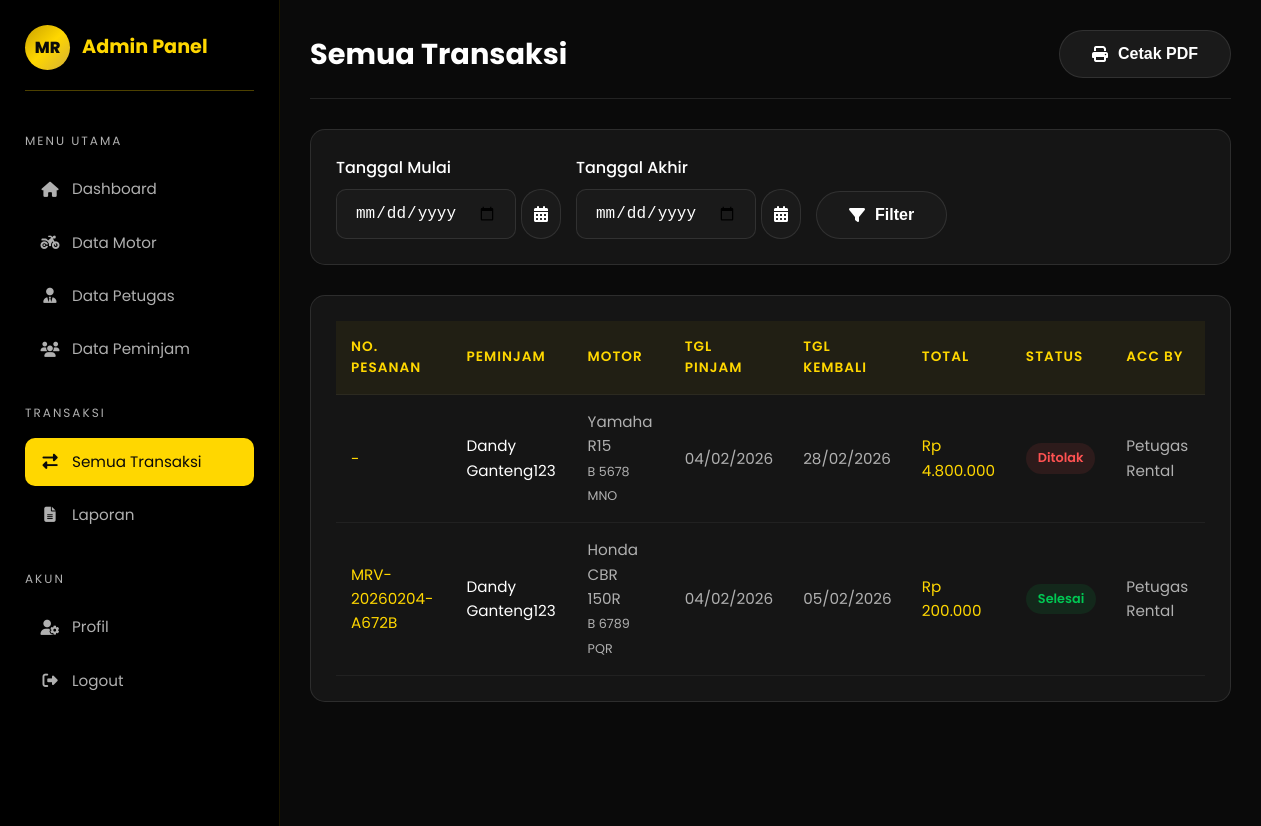
Screenshot of /admin/transaksi.php (signed in) with the database file from the repository.
### tables this page shows
CREATE TABLE `peminjaman` (
  `id` int(11) NOT NULL,
  `user_id` int(11) NOT NULL,
  `motor_id` int(11) NOT NULL,
  `tanggal_pinjam` date NOT NULL,
  `tanggal_kembali` date NOT NULL,
  `tanggal_kembali_aktual` date DEFAULT NULL,
  `total_hari` int(11) NOT NULL,
  `total_harga` decimal(10,2) NOT NULL,
  `status` enum('menunggu','disetujui','ditolak','selesai') DEFAULT 'menunggu',
  `catatan` text DEFAULT NULL,
  `alasan_tolak` text DEFAULT NULL,
  `processed_by` int(11) DEFAULT NULL,
  `metode_pembayaran` enum('qris','bank_bca','bank_mandiri','bank_bri','tunai') DEFAULT NULL,
  `status_bayar` enum('belum_bayar','menunggu_verifikasi','lunas') DEFAULT 'belum_bayar',
  `bukti_bayar` varchar(255) DEFAULT NULL,
  `created_at` timestamp NOT NULL DEFAULT current_timestamp(),
  `updated_at` timestamp NOT NULL DEFAULT current_timestamp() ON UPDATE current_timestamp()
);

CREATE TABLE `users` (
  `id` int(11) NOT NULL,
  `nama` varchar(100) NOT NULL,
  `email` varchar(100) NOT NULL,
  `password` varchar(255) NOT NULL,
  `no_hp` varchar(20) DEFAULT NULL,
  `alamat` text DEFAULT NULL,
  `foto` varchar(255) DEFAULT NULL,
  `email_verified` tinyint(1) DEFAULT 0,
  `role` enum('admin','petugas','peminjam') NOT NULL DEFAULT 'peminjam',
  `created_at` timestamp NOT NULL DEFAULT current_timestamp(),
  `updated_at` timestamp NOT NULL DEFAULT current_timestamp() ON UPDATE current_timestamp()
);

CREATE TABLE `motor` (
  `id` int(11) NOT NULL,
  `nama_motor` varchar(100) NOT NULL,
  `jenis` enum('Matic','Sport','Supermoto') NOT NULL,
  `merk` varchar(50) NOT NULL,
  `tahun` int(11) DEFAULT NULL,
  `plat_nomor` varchar(20) DEFAULT NULL,
  `harga_per_hari` decimal(10,2) NOT NULL,
  `gambar` varchar(255) DEFAULT NULL,
  `deskripsi` text DEFAULT NULL,
  `status` enum('tersedia','disewa','maintenance') DEFAULT 'tersedia',
  `stok` int(11) DEFAULT 1,
  `created_at` timestamp NOT NULL DEFAULT current_timestamp(),
  `updated_at` timestamp NOT NULL DEFAULT current_timestamp() ON UPDATE current_timestamp()
);

CREATE TABLE `nota` (
  `id` int(11) NOT NULL,
  `peminjaman_id` int(11) NOT NULL,
  `nomor_pesanan` varchar(50) NOT NULL,
  `acc_by` int(11) DEFAULT NULL,
  `tanggal_acc` timestamp NOT NULL DEFAULT current_timestamp(),
  `created_at` timestamp NOT NULL DEFAULT current_timestamp()
);

### database/koneksi.php (called while the page is built, shortened)
<?php
function formatRupiah($angka)
{
    return 'Rp ' . number_format($angka, 0, ',', '.');
}
?>

### admin/transaksi.php (the view, shortened to what this page needs)
<?php
require_once '../database/koneksi.php';
$startDate = $_GET['start'] ?? '';
$endDate = $_GET['end'] ?? '';
$sql = "
    SELECT p.*, u.nama as nama_peminjam, u.no_hp, m.nama_motor, m.jenis, m.plat_nomor,
           n.nomor_pesanan,
           COALESCE(p.processed_by, n.acc_by) as processed_by_id,
           pt.nama as nama_petugas
    FROM peminjaman p
    JOIN users u ON p.user_id = u.id
    JOIN motor m ON p.motor_id = m.id
    LEFT JOIN nota n ON p.id = n.peminjaman_id
    LEFT JOIN users pt ON COALESCE(p.processed_by, n.acc_by) = pt.id
";
$params = [];
$sql .= " ORDER BY p.created_at DESC";
$stmt = $pdo->prepare($sql);
$stmt->execute($params);
$transaksi = $stmt->fetchAll();
?>
<!DOCTYPE html>
<html lang="id">
<head>
    <link rel="stylesheet" href="https://cdnjs.cloudflare.com/ajax/libs/font-awesome/6.4.0/css/all.min.css">
    <link rel="stylesheet" href="../assets/css/style.css">
</head>
<body>
    <div class="dashboard">
        <aside class="sidebar">
            <div class="sidebar-brand">
                <div class="sidebar-logo">MR</div>
                <span class="sidebar-title">Admin Panel</span>
            </div>
            <div class="sidebar-menu">
                <p class="sidebar-menu-title">Menu Utama</p>
                <ul class="sidebar-nav">
                    <li><a href="index.php"><i class="fas fa-home"></i> Dashboard</a></li>
                    <li><a href="motor.php"><i class="fas fa-motorcycle"></i> Data Motor</a></li>
                    <li><a href="petugas.php"><i class="fas fa-user-tie"></i> Data Petugas</a></li>
                    <li><a href="peminjam.php"><i class="fas fa-users"></i> Data Peminjam</a></li>
                </ul>
            </div>
            <div class="sidebar-menu">
                <p class="sidebar-menu-title">Transaksi</p>
                <ul class="sidebar-nav">
                    <li><a href="transaksi.php" class="active"><i class="fas fa-exchange-alt"></i> Semua Transaksi</a>
                    </li>
                    <li><a href="laporan.php"><i class="fas fa-file-alt"></i> Laporan</a></li>
                </ul>
            </div>
            <div class="sidebar-menu">
                <p class="sidebar-menu-title">Akun</p>
                <ul class="sidebar-nav">
                    <li><a href="profil.php"><i class="fas fa-user-cog"></i> Profil</a></li>
                    <li><a href="../auth/logout.php"><i class="fas fa-sign-out-alt"></i> Logout</a></li>
                </ul>
            </div>
        </aside>
        <main class="main-content">
            <div class="dashboard-header">
                <h1 class="dashboard-title">Semua Transaksi</h1>
                <button class="btn btn-secondary" onclick="window.print()" style="margin-left: auto;">
                    <i class="fas fa-print"></i> Cetak PDF
                </button>
            </div>
            <div class="card mb-3">
                <form method="GET" style="display: flex; gap: 15px; align-items: flex-end; flex-wrap: wrap;">
                    <div class="form-group" style="margin-bottom: 0;">
                        <label class="form-label">Tanggal Mulai</label>
                        <div style="display: flex; gap: 5px;">
                            <input type="date" name="start" id="dateStart" class="form-control" value="<?= $startDate ?>">
                            <button type="button" class="btn btn-secondary" onclick="document.getElementById('dateStart').showPicker()" style="padding: 8px 12px;">
                                <i class="fas fa-calendar-alt"></i>
                            </button>
                        </div>
                    </div>
                    <div class="form-group" style="margin-bottom: 0;">
                        <label class="form-label">Tanggal Akhir</label>
                        <div style="display: flex; gap: 5px;">
                            <input type="date" name="end" id="dateEnd" class="form-control" value="<?= $endDate ?>">
                            <button type="button" class="btn btn-secondary" onclick="document.getElementById('dateEnd').showPicker()" style="padding: 8px 12px;">
                                <i class="fas fa-calendar-alt"></i>
                            </button>
                        </div>
                    </div>
                    <button type="submit" class="btn btn-secondary">
                        <i class="fas fa-filter"></i> Filter
                    </button>
                </form>
            </div>
            <div class="table-container">
                <table class="table">
                    <thead>
                        <tr>
                            <th>No. Pesanan</th>
                            <th>Peminjam</th>
                            <th>Motor</th>
                            <th>Tgl Pinjam</th>
                            <th>Tgl Kembali</th>
                            <th>Total</th>
                            <th>Status</th>
                            <th>ACC By</th>
                        </tr>
                    </thead>
                    <tbody>
                        <?php if (count($transaksi) > 0): ?>
                            <?php foreach ($transaksi as $t): ?>
                                <tr>
                                    <td style="color: var(--primary);">
                                        <?= htmlspecialchars($t['nomor_pesanan'] ?: '-') ?>
                                    </td>
                                    <td style="color: var(--text-primary);">
                                        <?= htmlspecialchars($t['nama_peminjam']) ?>
                                    </td>
                                    <td>
                                        <?= htmlspecialchars($t['nama_motor']) ?> <br><small
                                            style="color: var(--text-secondary);">
                                            <?= $t['plat_nomor'] ?>
                                        </small>
                                    </td>
                                    <td>
                                        <?= date('d/m/Y', strtotime($t['tanggal_pinjam'])) ?>
                                    </td>
                                    <td>
                                        <?= date('d/m/Y', strtotime($t['tanggal_kembali'])) ?>
                                    </td>
                                    <td style="color: var(--primary);">
                                        <?= formatRupiah($t['total_harga']) ?>
                                    </td>
                                    <td>
                                        <?php
                                        $badgeClass = match ($t['status']) {
                                            'menunggu' => 'badge-warning',
                                            'disetujui' => 'badge-info',
                                            'ditolak' => 'badge-danger',
                                            'selesai' => 'badge-success',
                                            default => 'badge-secondary'
                                        };
                                        ?>
                                        <span class="badge <?= $badgeClass ?>">
                                            <?= ucfirst($t['status']) ?>
                                        </span>
                                    </td>
                                    <td>
                                        <?= htmlspecialchars($t['nama_petugas'] ?: '-') ?>
                                    </td>
                                </tr>
                            <?php endforeach; ?>
                        <?php else: ?>
                            <tr>
                                <td colspan="8" class="text-center">Belum ada transaksi</td>
                            </tr>
                        <?php endif; ?>
                    </tbody>
                </table>
            </div>
        </main>
    </div>
    <button class="mobile-menu-btn"><i class="fas fa-bars"></i></button>
</body>
</html>

### rows the page displays
peminjaman: nomor_pesanan "-", user.nama "Dandy Ganteng123", motor.nama_motor "Yamaha R15", motor.plat_nomor "B 5678 MNO", tanggal_pinjam "04/02/2026", tanggal_kembali "28/02/2026", total_harga "Rp 4.800.000", status "Ditolak", users.nama "Petugas Rental"
peminjaman: nota.nomor_pesanan "MRV-20260204-A672B", user.nama "Dandy Ganteng123", motor.nama_motor "Honda CBR 150R", motor.plat_nomor "B 6789 PQR", tanggal_pinjam "04/02/2026", tanggal_kembali "05/02/2026", total_harga "Rp 200.000", status "Selesai", users.nama "Petugas Rental"
